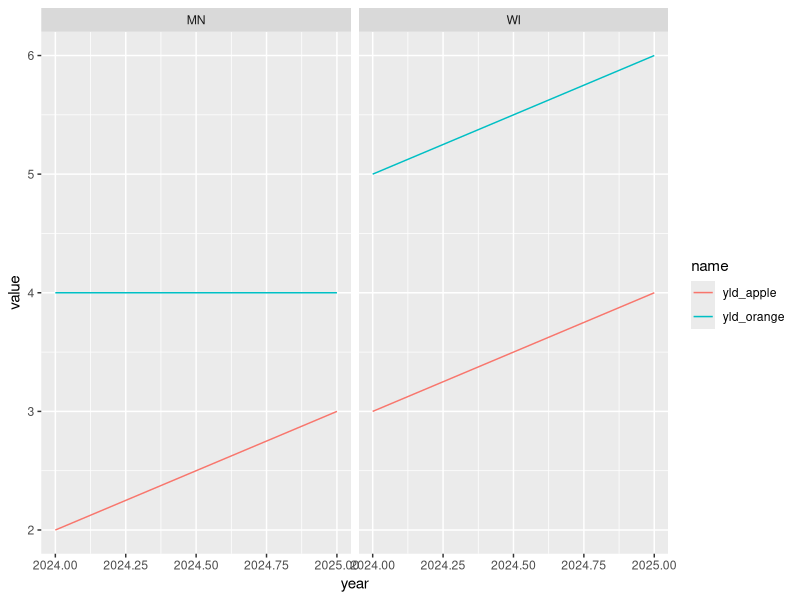

Generate this figure with R:
## ---- chunk 1
library(tidyverse)
## ---- chunk 2
farms_wide <- read.csv("../data/yield.csv")
farms_wide
## ---- chunk 3
farms_wide |> 
  pivot_longer(cols = starts_with("yld")) |> 
  ggplot(aes(x = year, y = value, color = name)) +
  geom_line() +
  facet_wrap(~state)
